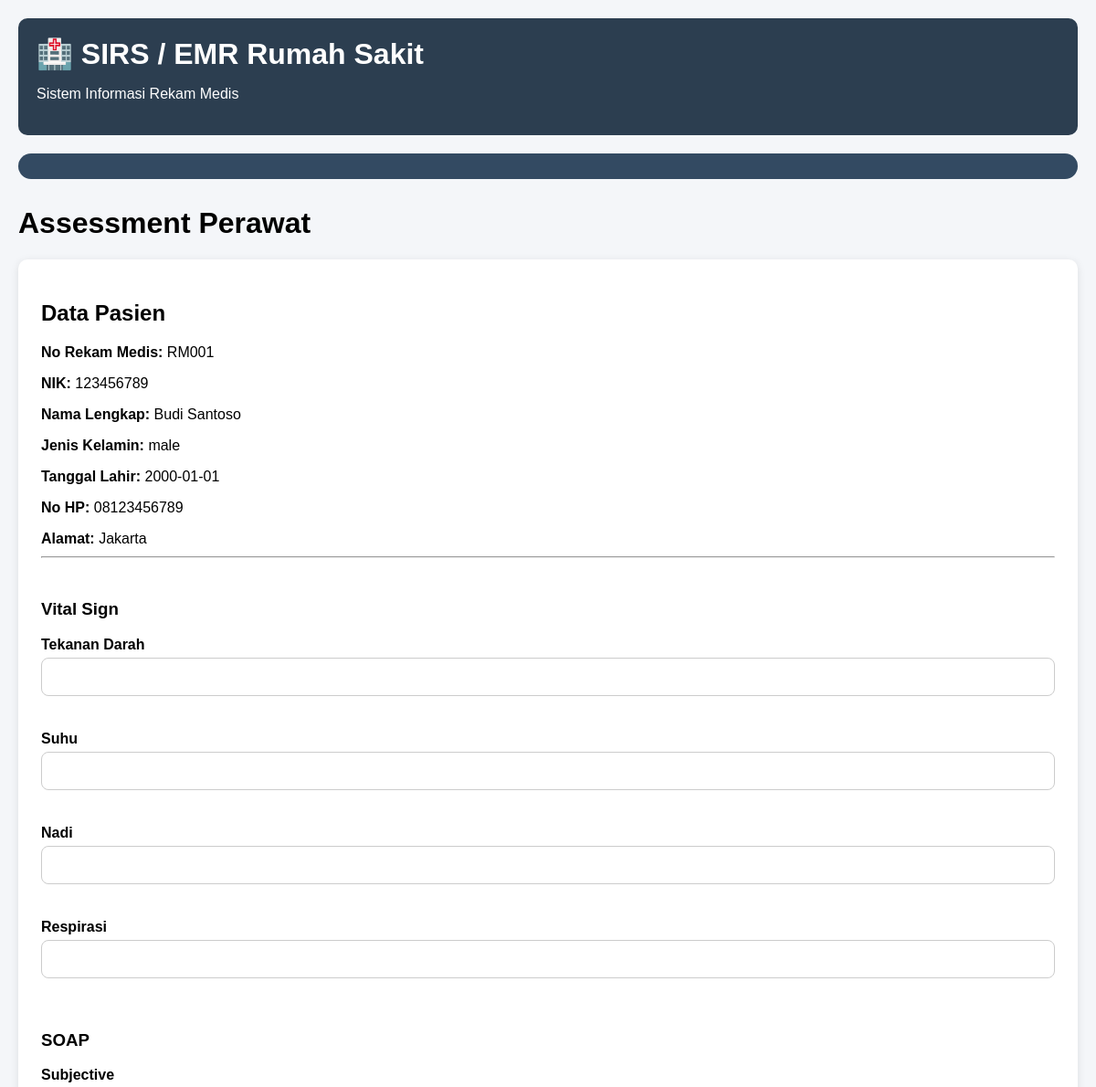
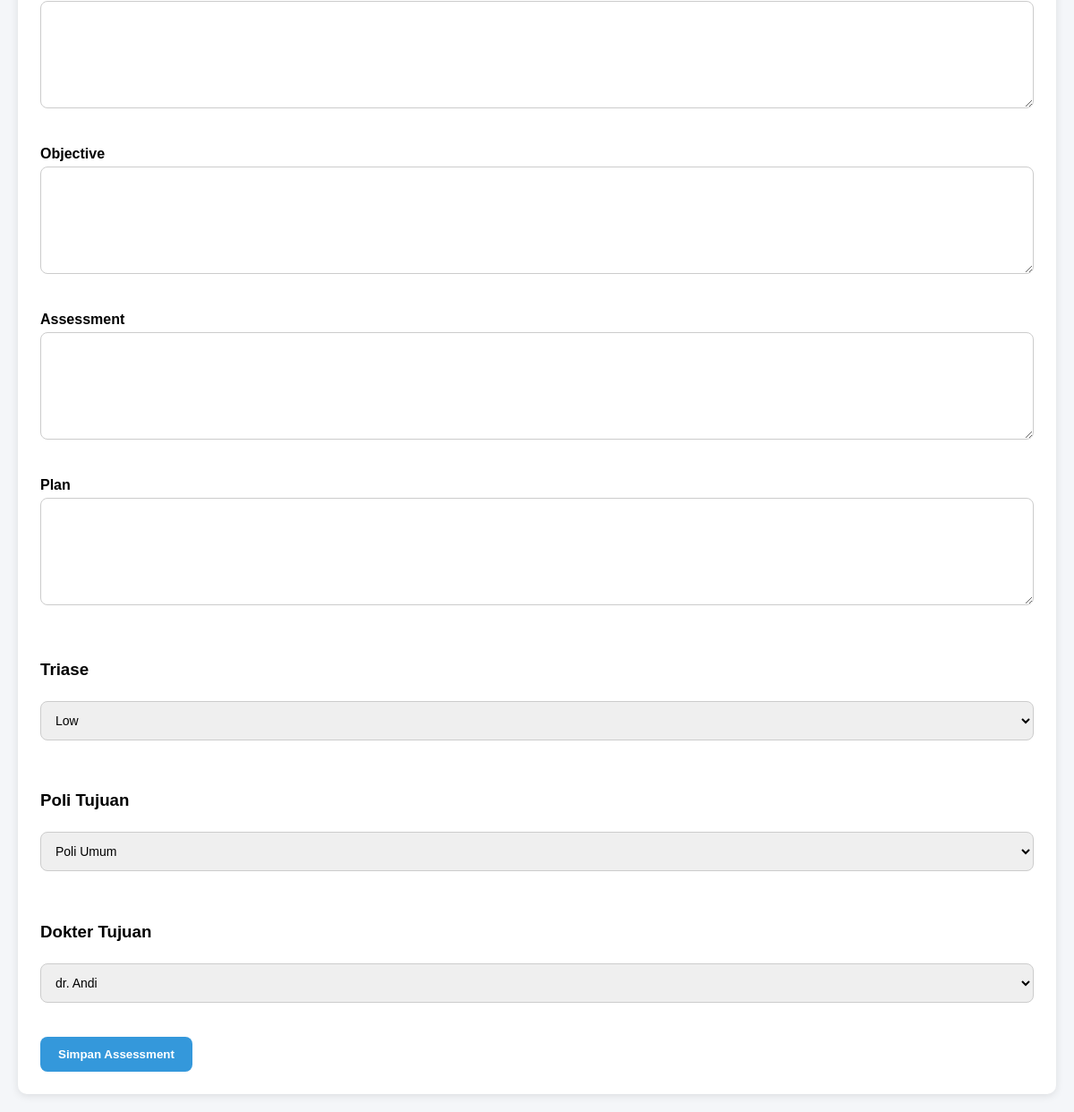
The app's page /modules/nurse/assessment.php?id=1 with its own data (2 pictures, top to bottom).
### tables this page shows
CREATE TABLE `patients` (
  `id` int(11) NOT NULL,
  `medical_record_number` varchar(50) NOT NULL,
  `nik` varchar(30) DEFAULT NULL,
  `full_name` varchar(100) NOT NULL,
  `gender` enum('male','female') NOT NULL,
  `birth_date` date DEFAULT NULL,
  `phone` varchar(20) DEFAULT NULL,
  `address` text DEFAULT NULL,
  `created_at` timestamp NOT NULL DEFAULT current_timestamp()
);

### modules/nurse/assessment.php (the view, shortened to what this page needs)
<?php
include '../../config/database.php';
$visit_id = $_GET['id'];
$patient_query = mysqli_query(
    $conn,
    "SELECT
        patients.medical_record_number,
        patients.nik,
        patients.full_name,
        patients.gender,
        patients.birth_date,
        patients.phone,
        patients.address
    FROM visits
    JOIN patients
    ON visits.patient_id = patients.id
    WHERE visits.id = '$visit_id'"
);
$patient = mysqli_fetch_assoc($patient_query);
$poli_query = mysqli_query(
    $conn,
    "SELECT * FROM poli"
);
$doctor_query = mysqli_query(
    $conn,
    "SELECT doctors.id, users.name
    FROM doctors
    JOIN users
    ON doctors.user_id = users.id"
);
include '../../templates/header.php';
include '../../templates/navbar.php';
?>
<h1>Assessment Perawat</h1>
<div class="form-card">
    <h2>Data Pasien</h2>
    <p>
        <strong>No Rekam Medis:</strong>
        <?= $patient['medical_record_number']; ?>
    </p>
    <p>
        <strong>NIK:</strong>
        <?= $patient['nik']; ?>
    </p>
    <p>
        <strong>Nama Lengkap:</strong>
        <?= $patient['full_name']; ?>
    </p>
    <p>
        <strong>Jenis Kelamin:</strong>
        <?= $patient['gender']; ?>
    </p>
    <p>
        <strong>Tanggal Lahir:</strong>
        <?= $patient['birth_date']; ?>
    </p>
    <p>
        <strong>No HP:</strong>
        <?= $patient['phone']; ?>
    </p>
    <p>
        <strong>Alamat:</strong>
        <?= $patient['address']; ?>
    </p>
    <hr><br>
        <form action="save_assessment.php" method="POST">
            <h3>Vital Sign</h3>
            <label>Tekanan Darah</label><br>
            <input type="text" name="blood_pressure" required><br><br>
            <label>Suhu</label><br>
            <input type="text" name="temperature" required><br><br>
            <label>Nadi</label><br>
            <input type="text" name="pulse" required><br><br>
            <label>Respirasi</label><br>
            <input type="text" name="respiration" required><br><br>
            <h3>SOAP</h3>
            <label>Subjective</label><br>
            <textarea name="subjective" required></textarea><br><br>
            <label>Objective</label><br>
            <textarea name="objective" required></textarea><br><br>
            <label>Assessment</label><br>
            <textarea name="assessment" required></textarea><br><br>
            <label>Plan</label><br>
            <textarea name="plan" required></textarea><br><br>
            <h3>Triase</h3>
            <select name="triage_level">
                <option value="low">Low</option>
            </select>
            <br><br>
            <h3>Poli Tujuan</h3>
            <select name="assigned_poli_id">
                <?php while ($poli = mysqli_fetch_assoc($poli_query)) { ?>
                    <option value="<?= $poli['id']; ?>">
                        <?= $poli['poli_name']; ?>
                    </option>
                <?php } ?>
            </select>
            <br><br>
            <h3>Dokter Tujuan</h3>
            <select name="assigned_doctor_id">
                <?php while ($doctor = mysqli_fetch_assoc($doctor_query)) { ?>
                    <option value="<?= $doctor['id']; ?>">
                        <?= $doctor['name']; ?>
                    </option>
                <?php } ?>
            </select>
            <br><br>
            <button type="submit">
                Simpan Assessment
            </button>
        </form>
</div>
<?php
include '../../templates/footer.php';
?>

### assets/css/style.css (style rules this page uses)
body { font-family: Arial, sans-serif; background: #f4f6f9; margin: 0; padding: 20px; }
input, select, textarea { width: 100%; padding: 10px; margin-top: 5px; margin-bottom: 15px; border: 1px solid #ccc; border-radius: 5px; box-sizing: border-box; }
button { background: #3498db; color: white; border: none; padding: 10px 20px; border-radius: 5px; cursor: pointer; }
.form-card { background: white; padding: 25px; border-radius: 10px; box-shadow: 0 2px 10px rgba(0,0,0,0.1); margin-top: 20px; }
label { font-weight: bold; }
textarea { min-height: 120px; resize: vertical; }
input, textarea, select { width: 100%; padding: 12px; margin-top: 5px; margin-bottom: 20px; border: 1px solid #ccc; border-radius: 8px; box-sizing: border-box; font-size: 14px; }
button { background: #3498db; color: white; border: none; padding: 12px 20px; border-radius: 8px; cursor: pointer; font-weight: bold; }
.form-card p { margin-bottom: 10px; font-size: 16px; }
.form-card h2 { margin-bottom: 20px; }

### records on screen
patients: medical_record_number "RM001", nik "123456789", full_name "Budi Santoso", gender "male", birth_date "2000-01-01", phone "08123456789", address "Jakarta"

### other values on screen
form field assigned_poli_id "Poli Umum"
form field assigned_doctor_id "dr. Andi"
